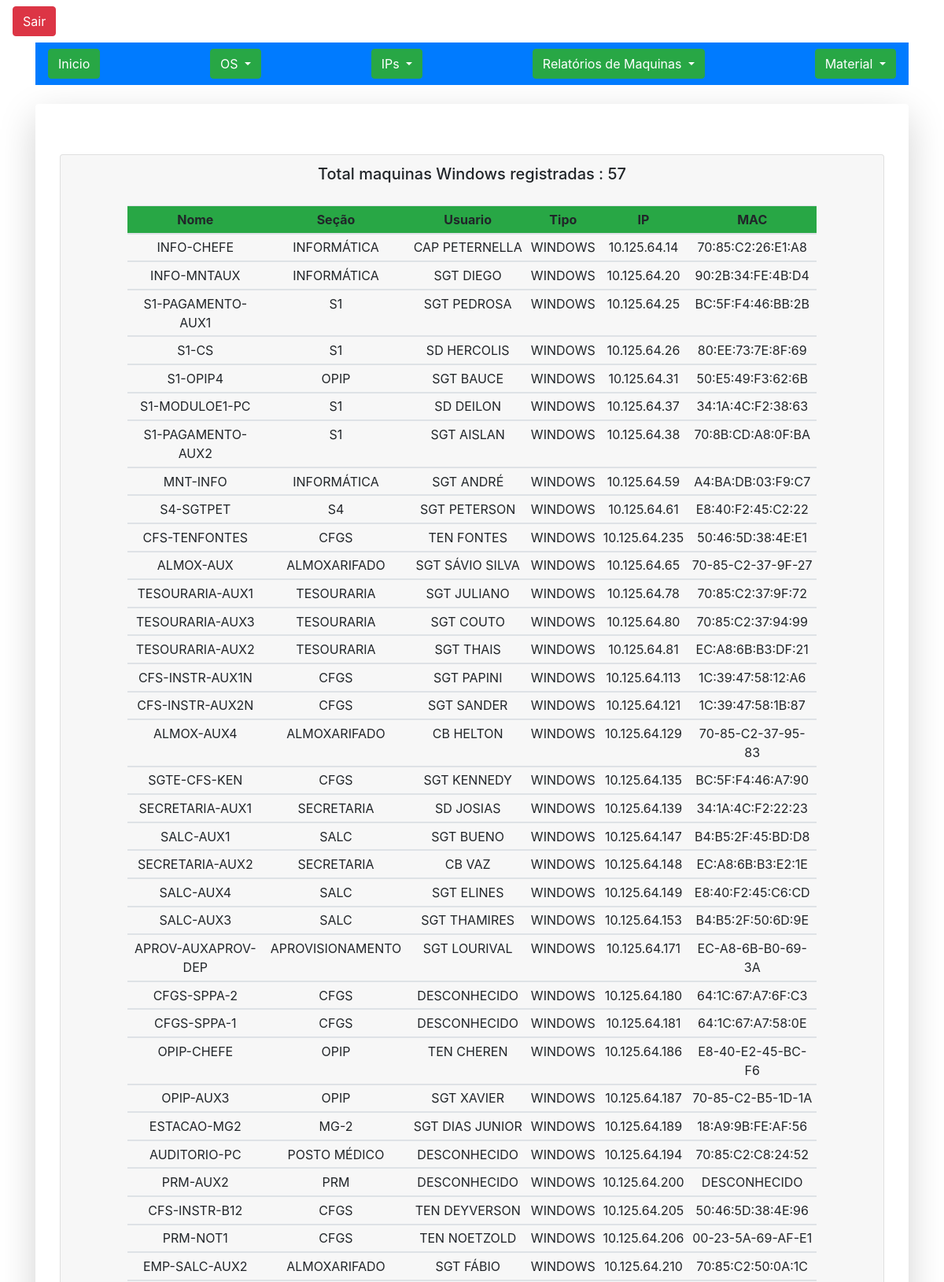
/dashboard/pages/relatorios/maquinasWindows.php (upper part), run on the app's committed database.
### tables this page shows
CREATE TABLE IF NOT EXISTS `registromaquinas` (
  `id` int(11) NOT NULL AUTO_INCREMENT,
  `maq_nome` varchar(20) NOT NULL,
  `maq_secao` varchar(20) NOT NULL,
  `maq_usuario` varchar(20) NOT NULL,
  `maq_tipo` varchar(20) NOT NULL,
  `maq_ip` varchar(25) NOT NULL,
  `maq_mac` varchar(25) NOT NULL,
  PRIMARY KEY (`id`)
);

### dashboard/pages/relatorios/maquinasWindows.php (the view, shortened to what this page needs)
<?php
include_once("../../../config/conexao.php");
?>
<!doctype html>
<html lang="pt-BR">
  <head>
  <link rel="stylesheet" href="https://stackpath.bootstrapcdn.com/bootstrap/4.1.3/css/bootstrap.min.css">
  </head>
  <body>
    <a class="btn btn-danger mt-2 ml-3 algint-right" href="../config/exit.php" role="button">Sair</a>
  <div class="container mt-2">
  <nav class="navbar navbar-dark bg-primary">
  <a class="btn btn-success" href="../../ti14gac.php" role="button">Inicio</a>
  <div class="dropdown">
  <button class="btn btn-success dropdown-toggle" type="button" id="dropdownMenuButton" data-toggle="dropdown" aria-haspopup="true" aria-expanded="false">
    OS
  </button>
</div>
  <div class="dropdown">
  <button class="btn btn-success dropdown-toggle" type="button" id="dropdownMenuButton" data-toggle="dropdown" aria-haspopup="true" aria-expanded="false">
    IPs
  </button>
</div>
<div class="dropdown">
  <button class="btn btn-success dropdown-toggle" type="button" id="dropdownMenuButton" data-toggle="dropdown" aria-haspopup="true" aria-expanded="false">
    Relatórios de Maquinas
  </button>
</div>
<div class="dropdown">
  <button class="btn btn-success dropdown-toggle" type="button" id="dropdownMenuButton" data-toggle="dropdown" aria-haspopup="true" aria-expanded="false">
    Material
  </button>
</div>
</nav>
      <div class="shadow-lg p-3 mb-5 mt-4 bg-white rounded">
      <div class="text-center">
       <div class="container mt-5">
<div class="card text-center">
 <div class="card-header">
   <?php $result_Windows = "SELECT * FROM registromaquinas WHERE maq_tipo = 'WINDOWS' ";
        $maq_windows1 = mysqli_query($conn, $result_Windows);
        $maq_windows = mysqli_num_rows($maq_windows1);
        ?>
   <p class="h5">Total maquinas Windows registradas : <?php echo $maq_windows ?> </p>
   <div class="card-body">
   <div class="container text-center">
<div class="container text-center">
<div class="container text-center">
<table class="table table-sm table-hover">
<thead class="thead-success bg-success">
   <tr>
        <th scope="col ">Nome</th>
        <th scope="col">Seção</th>
        <th scope="col">Usuario</th>
        <th scope="col">Tipo</th>
        <th scope="col">IP</th>
        <th scope="col">MAC</th>
       </tr>
</thead>
  <?php $result_Registro = "SELECT  id,maq_nome, maq_secao, maq_usuario, maq_tipo,maq_ip, maq_mac FROM registromaquinas WHERE maq_tipo = 'WINDOWS' ORDER BY id ";
       $resultado_Registro = mysqli_query($conn, $result_Registro);
   ?>
   <?php while($dado = $resultado_Registro->fetch_array()){ ?>
   <tbody>
       <tr>
       <td><?php echo $dado["maq_nome"] ?></td>
       <td><?php echo $dado["maq_secao"] ?></td>
       <td><?php echo $dado["maq_usuario"] ?></td>
       <td><?php echo $dado["maq_tipo"] ?></td>
       <td><?php echo $dado["maq_ip"] ?></td>
       <td><?php echo $dado["maq_mac"] ?></td>
       </tr>
   </tbody>
   <?php  } ?>
</table>
</div>
</div>
   </div>
 </div>
</div>
</div>
     </div>
      </div>
      </div>
</div>
  </body>
</html>

### data on the page
registromaquinas: maq_nome "INFO-CHEFE", maq_secao "INFORMÁTICA", maq_usuario "CAP PETERNELLA", maq_tipo "WINDOWS", maq_ip "10.125.64.14", maq_mac "70:85:C2:26:E1:A8"
registromaquinas: maq_nome "INFO-MNTAUX", maq_secao "INFORMÁTICA", maq_usuario "SGT DIEGO", maq_tipo "WINDOWS", maq_ip "10.125.64.20", maq_mac "90:2B:34:FE:4B:D4"
registromaquinas: maq_nome "S1-PAGAMENTO-AUX1", maq_secao "S1", maq_usuario "SGT PEDROSA", maq_tipo "WINDOWS", maq_ip "10.125.64.25", maq_mac "BC:5F:F4:46:BB:2B"
registromaquinas: maq_nome "S1-CS", maq_secao "S1", maq_usuario "SD HERCOLIS", maq_tipo "WINDOWS", maq_ip "10.125.64.26", maq_mac "80:EE:73:7E:8F:69"
registromaquinas: maq_nome "S1-OPIP4", maq_secao "OPIP", maq_usuario "SGT BAUCE", maq_tipo "WINDOWS", maq_ip "10.125.64.31", maq_mac "50:E5:49:F3:62:6B"
registromaquinas: maq_nome "S1-MODULOE1-PC", maq_secao "S1", maq_usuario "SD DEILON", maq_tipo "WINDOWS", maq_ip "10.125.64.37", maq_mac "34:1A:4C:F2:38:63"
registromaquinas: maq_nome "S1-PAGAMENTO-AUX2", maq_secao "S1", maq_usuario "SGT AISLAN", maq_tipo "WINDOWS", maq_ip "10.125.64.38", maq_mac "70:8B:CD:A8:0F:BA"
registromaquinas: maq_nome "MNT-INFO", maq_secao "INFORMÁTICA", maq_usuario "SGT ANDRÉ", maq_tipo "WINDOWS", maq_ip "10.125.64.59", maq_mac "A4:BA:DB:03:F9:C7"
registromaquinas: maq_nome "S4-SGTPET", maq_secao "S4", maq_usuario "SGT PETERSON", maq_tipo "WINDOWS", maq_ip "10.125.64.61", maq_mac "E8:40:F2:45:C2:22"
registromaquinas: maq_nome "CFS-TENFONTES", maq_secao "CFGS", maq_usuario "TEN FONTES", maq_tipo "WINDOWS", maq_ip "10.125.64.235", maq_mac "50:46:5D:38:4E:E1"
registromaquinas: maq_nome "ALMOX-AUX", maq_secao "ALMOXARIFADO", maq_usuario "SGT SÁVIO SILVA", maq_tipo "WINDOWS", maq_ip "10.125.64.65", maq_mac "70-85-C2-37-9F-27"
registromaquinas: maq_nome "TESOURARIA-AUX1", maq_secao "TESOURARIA", maq_usuario "SGT JULIANO", maq_tipo "WINDOWS", maq_ip "10.125.64.78", maq_mac "70:85:C2:37:9F:72"
registromaquinas: maq_nome "TESOURARIA-AUX3", maq_secao "TESOURARIA", maq_usuario "SGT COUTO", maq_tipo "WINDOWS", maq_ip "10.125.64.80", maq_mac "70:85:C2:37:94:99"
registromaquinas: maq_nome "TESOURARIA-AUX2", maq_secao "TESOURARIA", maq_usuario "SGT THAIS", maq_tipo "WINDOWS", maq_ip "10.125.64.81", maq_mac "EC:A8:6B:B3:DF:21"
registromaquinas: maq_nome "CFS-INSTR-AUX1N", maq_secao "CFGS", maq_usuario "SGT PAPINI", maq_tipo "WINDOWS", maq_ip "10.125.64.113", maq_mac "1C:39:47:58:12:A6"
registromaquinas: maq_nome "CFS-INSTR-AUX2N", maq_secao "CFGS", maq_usuario "SGT SANDER", maq_tipo "WINDOWS", maq_ip "10.125.64.121", maq_mac "1C:39:47:58:1B:87"
registromaquinas: maq_nome "ALMOX-AUX4", maq_secao "ALMOXARIFADO", maq_usuario "CB HELTON", maq_tipo "WINDOWS", maq_ip "10.125.64.129", maq_mac "70-85-C2-37-95-83"
registromaquinas: maq_nome "SGTE-CFS-KEN", maq_secao "CFGS", maq_usuario "SGT KENNEDY", maq_tipo "WINDOWS", maq_ip "10.125.64.135", maq_mac "BC:5F:F4:46:A7:90"
registromaquinas: maq_nome "SECRETARIA-AUX1", maq_secao "SECRETARIA", maq_usuario "SD JOSIAS", maq_tipo "WINDOWS", maq_ip "10.125.64.139", maq_mac "34:1A:4C:F2:22:23"
registromaquinas: maq_nome "SALC-AUX1", maq_secao "SALC", maq_usuario "SGT BUENO", maq_tipo "WINDOWS", maq_ip "10.125.64.147", maq_mac "B4:B5:2F:45:BD:D8"
registromaquinas: maq_nome "SECRETARIA-AUX2", maq_secao "SECRETARIA", maq_usuario "CB VAZ", maq_tipo "WINDOWS", maq_ip "10.125.64.148", maq_mac "EC:A8:6B:B3:E2:1E"
registromaquinas: maq_nome "SALC-AUX4", maq_secao "SALC", maq_usuario "SGT ELINES", maq_tipo "WINDOWS", maq_ip "10.125.64.149", maq_mac "E8:40:F2:45:C6:CD"
registromaquinas: maq_nome "SALC-AUX3", maq_secao "SALC", maq_usuario "SGT THAMIRES", maq_tipo "WINDOWS", maq_ip "10.125.64.153", maq_mac "B4:B5:2F:50:6D:9E"
registromaquinas: maq_nome "APROV-AUXAPROV-DEP", maq_secao "APROVISIONAMENTO", maq_usuario "SGT LOURIVAL", maq_tipo "WINDOWS", maq_ip "10.125.64.171", maq_mac "EC-A8-6B-B0-69-3A"
registromaquinas: maq_nome "CFGS-SPPA-2", maq_secao "CFGS", maq_usuario "DESCONHECIDO", maq_tipo "WINDOWS", maq_ip "10.125.64.180", maq_mac "64:1C:67:A7:6F:C3"
registromaquinas: maq_nome "CFGS-SPPA-1", maq_secao "CFGS", maq_usuario "DESCONHECIDO", maq_tipo "WINDOWS", maq_ip "10.125.64.181", maq_mac "64:1C:67:A7:58:0E"
registromaquinas: maq_nome "OPIP-CHEFE", maq_secao "OPIP", maq_usuario "TEN CHEREN", maq_tipo "WINDOWS", maq_ip "10.125.64.186", maq_mac "E8-40-E2-45-BC-F6"
registromaquinas: maq_nome "OPIP-AUX3", maq_secao "OPIP", maq_usuario "SGT XAVIER", maq_tipo "WINDOWS", maq_ip "10.125.64.187", maq_mac "70-85-C2-B5-1D-1A"
registromaquinas: maq_nome "ESTACAO-MG2", maq_secao "MG-2", maq_usuario "SGT DIAS JUNIOR", maq_tipo "WINDOWS", maq_ip "10.125.64.189", maq_mac "18:A9:9B:FE:AF:56"
registromaquinas: maq_nome "AUDITORIO-PC", maq_secao "POSTO MÉDICO", maq_usuario "DESCONHECIDO", maq_tipo "WINDOWS", maq_ip "10.125.64.194", maq_mac "70:85:C2:C8:24:52"
registromaquinas: maq_nome "PRM-AUX2", maq_secao "PRM", maq_usuario "DESCONHECIDO", maq_tipo "WINDOWS", maq_ip "10.125.64.200", maq_mac "DESCONHECIDO"
registromaquinas: maq_nome "CFS-INSTR-B12", maq_secao "CFGS", maq_usuario "TEN DEYVERSON", maq_tipo "WINDOWS", maq_ip "10.125.64.205", maq_mac "50:46:5D:38:4E:96"
registromaquinas: maq_nome "PRM-NOT1", maq_secao "CFGS", maq_usuario "TEN NOETZOLD", maq_tipo "WINDOWS", maq_ip "10.125.64.206", maq_mac "00-23-5A-69-AF-E1"
registromaquinas: maq_nome "EMP-SALC-AUX2", maq_secao "ALMOXARIFADO", maq_usuario "SGT FÁBIO", maq_tipo "WINDOWS", maq_ip "10.125.64.210", maq_mac "70:85:C2:50:0A:1C"

### other printed values
$maq_windows "57"
